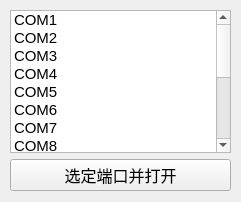
<?xml version="1.0" encoding="UTF-8"?>
<ui version="4.0">
 <class>portselect</class>
 <widget class="QWidget" name="portselect">
  <property name="geometry">
   <rect>
    <x>0</x>
    <y>0</y>
    <width>241</width>
    <height>202</height>
   </rect>
  </property>
  <property name="sizePolicy">
   <sizepolicy hsizetype="Fixed" vsizetype="Fixed">
    <horstretch>0</horstretch>
    <verstretch>0</verstretch>
   </sizepolicy>
  </property>
  <property name="windowTitle">
   <string>选择端口</string>
  </property>
  <property name="windowIcon">
   <iconset resource="main.qrc">
    <normaloff>:/main/images/qcom.ICO</normaloff>:/main/images/qcom.ICO</iconset>
  </property>
  <widget class="QWidget" name="">
   <property name="geometry">
    <rect>
     <x>10</x>
     <y>10</y>
     <width>221</width>
     <height>181</height>
    </rect>
   </property>
   <layout class="QVBoxLayout" name="verticalLayout">
    <item>
     <widget class="QListWidget" name="listWidget">
      <property name="sizePolicy">
       <sizepolicy hsizetype="Preferred" vsizetype="Expanding">
        <horstretch>0</horstretch>
        <verstretch>0</verstretch>
       </sizepolicy>
      </property>
      <property name="font">
       <font>
        <pointsize>11</pointsize>
       </font>
      </property>
      <property name="layoutDirection">
       <enum>Qt::LeftToRight</enum>
      </property>
      <item>
       <property name="text">
        <string>COM1</string>
       </property>
      </item>
      <item>
       <property name="text">
        <string>COM2</string>
       </property>
      </item>
      <item>
       <property name="text">
        <string>COM3</string>
       </property>
      </item>
      <item>
       <property name="text">
        <string>COM4</string>
       </property>
      </item>
      <item>
       <property name="text">
        <string>COM5</string>
       </property>
      </item>
      <item>
       <property name="text">
        <string>COM6</string>
       </property>
      </item>
      <item>
       <property name="text">
        <string>COM7</string>
       </property>
      </item>
      <item>
       <property name="text">
        <string>COM8</string>
       </property>
      </item>
      <item>
       <property name="text">
        <string>COM9</string>
       </property>
      </item>
      <item>
       <property name="text">
        <string>COM10</string>
       </property>
      </item>
      <item>
       <property name="text">
        <string>COM11</string>
       </property>
      </item>
      <item>
       <property name="text">
        <string>COM12</string>
       </property>
      </item>
      <item>
       <property name="text">
        <string>COM13</string>
       </property>
      </item>
      <item>
       <property name="text">
        <string>COM14</string>
       </property>
      </item>
      <item>
       <property name="text">
        <string>COM15</string>
       </property>
      </item>
     </widget>
    </item>
    <item>
     <widget class="QPushButton" name="pushButton">
      <property name="sizePolicy">
       <sizepolicy hsizetype="Preferred" vsizetype="Fixed">
        <horstretch>0</horstretch>
        <verstretch>0</verstretch>
       </sizepolicy>
      </property>
      <property name="font">
       <font>
        <family>Microsoft YaHei UI</family>
        <pointsize>12</pointsize>
        <weight>50</weight>
        <bold>false</bold>
       </font>
      </property>
      <property name="text">
       <string>选定端口并打开</string>
      </property>
     </widget>
    </item>
   </layout>
  </widget>
 </widget>
 <resources>
  <include location="main.qrc"/>
 </resources>
 <connections/>
</ui>
